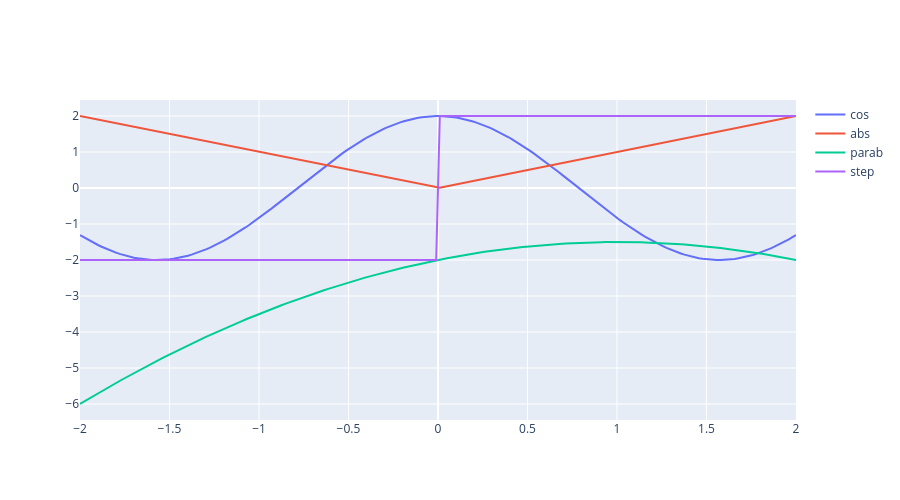

Write notebook code for a chart like this one.
### Code cell
p1=go.Scatter(x=xs,y=yCos,name='cos')
p2=go.Scatter(x=xs,y=yAbs,name='abs')
p3=go.Scatter(x=xs,y=yParab,name='parab')
p4=go.Scatter(x=xs,y=yStep,name='step')
layout=go.Layout(height=500)
fig=go.Figure(data=[p1,p2,p3,p4],layout=layout)
fig.show()

### Figure 1 — Plotly figure (JSON) as saved in the notebook; plotly's stock layout.template omitted (floating-point values rounded to 4 significant figures; data arrays with more than 128 entries replaced by an {"elided": "..."} marker saying what was removed)
{"data": [{"name": "cos", "type": "scatter", "x": {"elided": "200 float values"}, "y": {"elided": "200 float values"}}, {"name": "abs", "type": "scatter", "x": {"elided": "200 float values"}, "y": {"elided": "200 float values"}}, {"name": "parab", "type": "scatter", "x": {"elided": "200 float values"}, "y": {"elided": "200 float values"}}, {"name": "step", "type": "scatter", "x": {"elided": "200 float values"}, "y": {"elided": "200 int values"}}], "layout": {"height": 500}}
